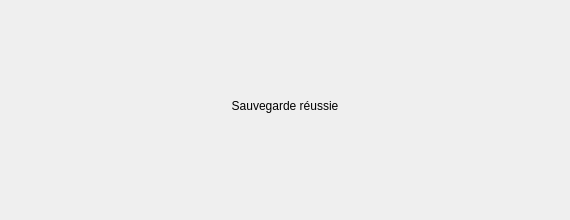
<?xml version="1.0" encoding="UTF-8"?>
<ui version="4.0">
 <class>BaseSauvegardee</class>
 <widget class="QDialog" name="BaseSauvegardee">
  <property name="geometry">
   <rect>
    <x>0</x>
    <y>0</y>
    <width>570</width>
    <height>220</height>
   </rect>
  </property>
  <property name="windowTitle">
   <string>Sauvegarde réussie</string>
  </property>
  <property name="windowIcon">
   <iconset>
    <normaloff>../../../../../../Downloads/logo.png</normaloff>../../../../../../Downloads/logo.png</iconset>
  </property>
  <widget class="QLabel" name="label">
   <property name="geometry">
    <rect>
     <x>0</x>
     <y>80</y>
     <width>570</width>
     <height>51</height>
    </rect>
   </property>
   <property name="styleSheet">
    <string notr="true">font: 16pt &quot;MS Shell Dlg 2&quot;;</string>
   </property>
   <property name="text">
    <string>Sauvegarde réussie</string>
   </property>
   <property name="alignment">
    <set>Qt::AlignCenter</set>
   </property>
  </widget>
 </widget>
 <resources/>
 <connections/>
</ui>
